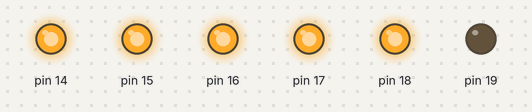
Bench run of a sketch on a simulated Arduino Uno, built with avr-gcc and run on an emulated ATmega328P. Shown: output pins drawn as LEDs (lit = HIGH).

Above: at 2.5 s.
At 5.0 s:
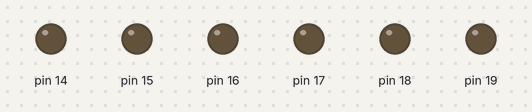
Timing chart, 0 to 6.5 s (numbered marks = the images above):
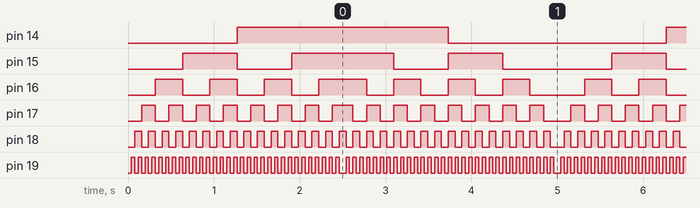

The sketch:

motor_control.ino
```cpp
// 6.200 MOTOR CONTROL LAB

// NOTE: tweak this to adjust resolution (feel free to add more bits!)
// use pins 14, 15, ..., 13+DAC_RESOLUTION
// highest pin is LSB.
const uint8_t DAC_RESOLUTION = 6;


// set up some initial variables based on the DAC resolution and whatnot
const float tau = 6.28318;
const int HIGHEST_VAL = pow(2, DAC_RESOLUTION)-1;
uint8_t PINS[DAC_RESOLUTION] = {0};
bool output_bits[DAC_RESOLUTION] = {0};
void setPins(int num){
    // loop over the number, store the bits in an array
    // (this preprocessing is so that we can hopefully set the pins faster)
    for (int i=0; i<DAC_RESOLUTION; i++){
        output_bits[i] = ((int)(1<<i) & num) != 0;
    }
    for (int i=0; i<DAC_RESOLUTION; i++){
        digitalWriteFast(PINS[i], output_bits[i]);
    }
}

// this function runs once (at startup time)
void setup() {
  // determine pin numbers and let arduino know we're using them as output
  for (int i=0; i < DAC_RESOLUTION; i++){
    PINS[i] = 13+DAC_RESOLUTION-i;
    pinMode(PINS[i], OUTPUT);
  }
}

const unsigned long microperiod = 5000000;

void loop() {
    float t = micros() % microperiod;

    int val;
    if (t <= (microperiod/2)){
      val = floor(t / microperiod * 2 * HIGHEST_VAL);
    }else{
      val = floor((microperiod-t) / microperiod * 2 * HIGHEST_VAL);
    }
    setPins(val);
}
```

Measured:
- by itself, pin 14: alternates HIGH for 2.5 s and LOW for 2.5 s
- by itself, pin 15: repeats every 5.0 s: LOW 0.63 s, HIGH 1.2 s, LOW 0.63 s, HIGH 0.63 s, LOW 1.3 s, HIGH 0.63 s
- by itself, pin 17: repeats every 5.0 s: HIGH 0.24 s, 7 × (LOW 0.16 s, HIGH 0.16 s), LOW 0.32 s, 7 × (HIGH 0.16 s, LOW 0.16 s)
- by itself, pin 18: repeats every 5.0 s: HIGH 0.08 s, LOW 0.16 s, 30 × (HIGH 0.08 s, LOW 0.08 s)
- by itself, pin 19: alternates HIGH for 0.04 s and LOW for 0.04 s
- by itself, pin 16: repeats every 5.0 s: 2 × (LOW 0.32 s, HIGH 0.32 s), LOW 0.32 s, HIGH 0.56 s, 3 × (LOW 0.32 s, HIGH 0.32 s), LOW 0.64 s, HIGH 0.32 s
